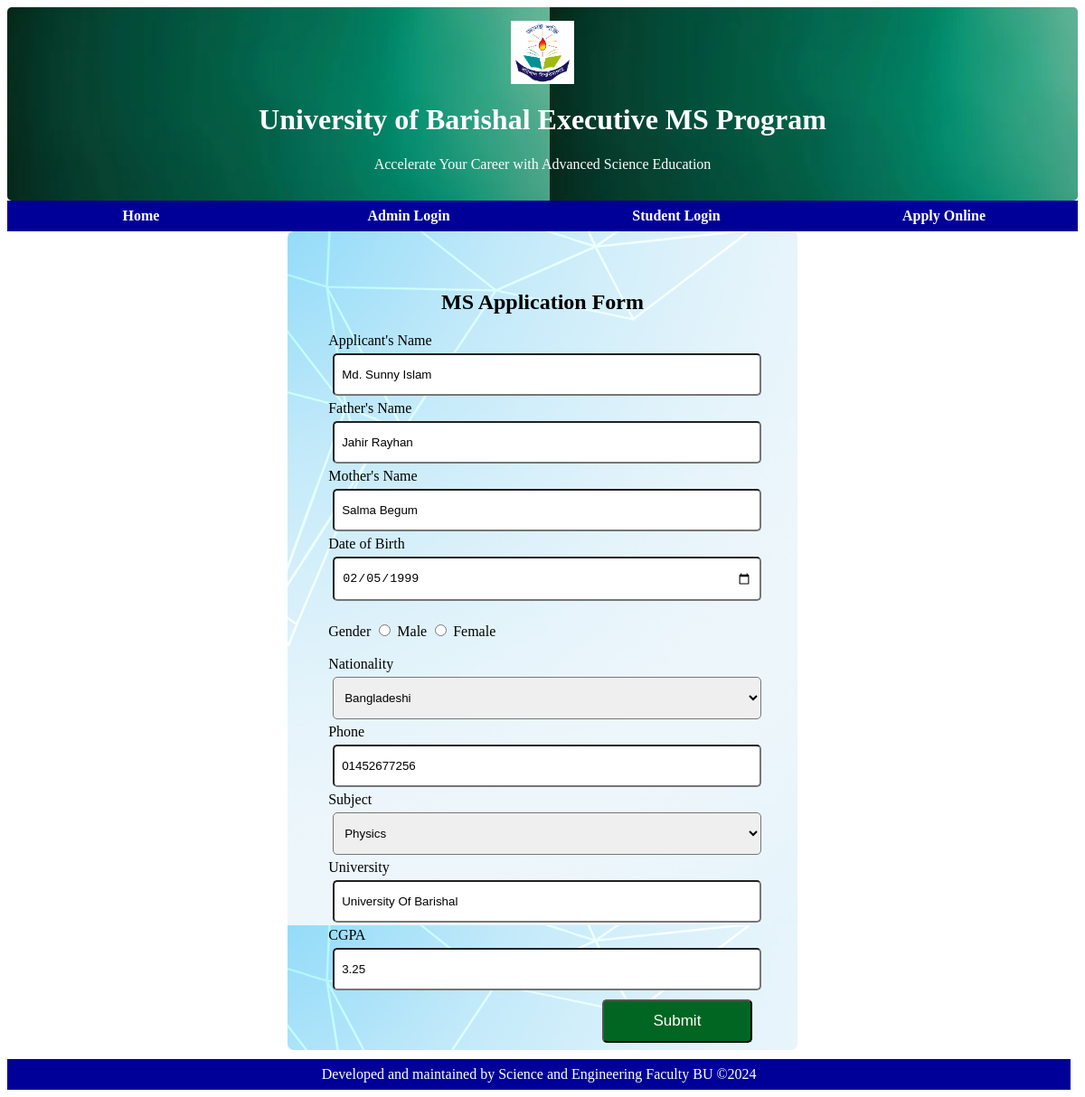
/Project/fupdate.php?editid=1, run on the app's committed database.
### tables this page shows
CREATE TABLE `applicant` (
  `ID` int(11) NOT NULL,
  `Name` varchar(60) NOT NULL,
  `Fathers_name` varchar(60) NOT NULL,
  `Mothers_name` varchar(60) NOT NULL,
  `Date_of_birth` date NOT NULL,
  `Gender` varchar(10) NOT NULL,
  `Nationality` varchar(100) DEFAULT NULL,
  `Phone` varchar(20) NOT NULL,
  `Subject` varchar(45) NOT NULL,
  `University` varchar(100) NOT NULL,
  `CGPA` decimal(4,2) NOT NULL
);

### Project/fupdate.php (the view, shortened to what this page needs)
<?php
$id = $_GET['editid'];
$server_name = "localhost";
$user_name = "root";
$password = "";
$database_name = "project";
$conn = new mysqli($server_name, $user_name, $password, $database_name);
$sql = "SELECT * FROM applicant WHERE ID=$id";
$result = $conn->query($sql);
$row = $result->fetch_assoc();
?>
<html>
<head> <title> MSC Application </title>
<link rel="stylesheet" href="project.css">
</head>
<body> <div class="header">
<img src=".\bulogo.png" style="width:70px;height:70px;">
<h1> University of Barishal Executive MS Program </h1>
<p> Accelerate Your Career with Advanced Science Education </p> </div>
<div class="navbar">
<a href="Homepage.php"> Home </a>
<a href="Adminlogin.php"> Admin Login </a>
<a href="studentlogin.php"> Student Login </a>
<a href="applyonline.php"> Apply Online </a> </div>
<div>
<div class="apform">
<h2 align="middle"> MS Application Form </h2>
		<form action="acupdate.php" method="POST">
		<label> Applicant's Name </label>
		<input type="text" name="aname" value="<?php echo $row['Name']; ?>">
		<label> Father's Name </label>
		<input type="text" name="fname" value="<?php echo $row['Fathers_name']; ?>">
		<label> Mother's Name </label>
		<input type="text" name="mname" value="<?php echo $row['Mothers_name']; ?>">
		<label> Date of Birth </label>
		<input type="date" name="dob" value="<?php echo $row['Date_of_birth']; ?>" > <br> <br>
		<label> Gender </label>
		<input type="Radio" value="male" name="gender" value="<?php echo $row['Gender']; ?>">
		<label for="male">Male </label>
		<input type="Radio" value="Female" name="gender" value="<?php echo $row['Gender']; ?>">
		<label for="female">Female</label> <br> <br>
		<label> Nationality </label>
				 <select name="nation" value="<?php echo $row['Nationality']; ?>">
		<option value="Bangladeshi">Bangladeshi </option>
		</select>
		<label> Phone </label>
		<input type="text" name="phn" value="<?php echo $row['Phone']; ?>">
		<label> Subject </label>
		 <select name="sub" value="<?php echo $row['Subject']; ?>">
				<option value="Physics">Physics </option>
				</select>
		<label> University </label>
		<input type="text" name="uv" value="<?php echo $row['University']; ?>">
		<label> CGPA </label>
		<input type="text" name="cgpa" value="<?php echo $row['CGPA']; ?>">
		<input type="Submit" value="Submit">
		</form>
</div>
<div class="footer"> Developed and maintained by Science and Engineering Faculty BU &copy;2024 </div>
</body>
</html>

### Project/project.css (style rules this page uses)
body { font-family:Garamond, serif; }
.header { background-image: url("header.jpg"); padding:15px; border-radius: 5px; text-align:center; color: white; }
.navbar { overflow:hidden; background-color: #000099; }
.navbar a { display: block; color:white; text-align:center; padding:8px 10px; text-decoration:none; width:25%; box-sizing:border-box; font-size:16px; font-weight: bold; border-radius:3px; float:left; }
.apform { background-image: url(fback3.jpg); width:40%; margin:auto;border-radius:7px; padding:45px; }
.footer { width: 98%; padding:8px; background-color:#000099; color: white; text-align: center; margin-top:10px; }

### Project/fupdate.php (style rules this page uses)
input[type=text], input[type=email], input[type=date], input[type=number], select { width:100%; padding:14px 8px; margin:5px; border-radius:5px; }

### data on the page
applicant: aname "Md. Sunny Islam", fname "Jahir Rayhan", mname "Salma Begum", dob "02/05/1999", nation "Bangladeshi", phn "01452677256", sub "Physics", uv "University Of Barishal", cgpa "3.25"
